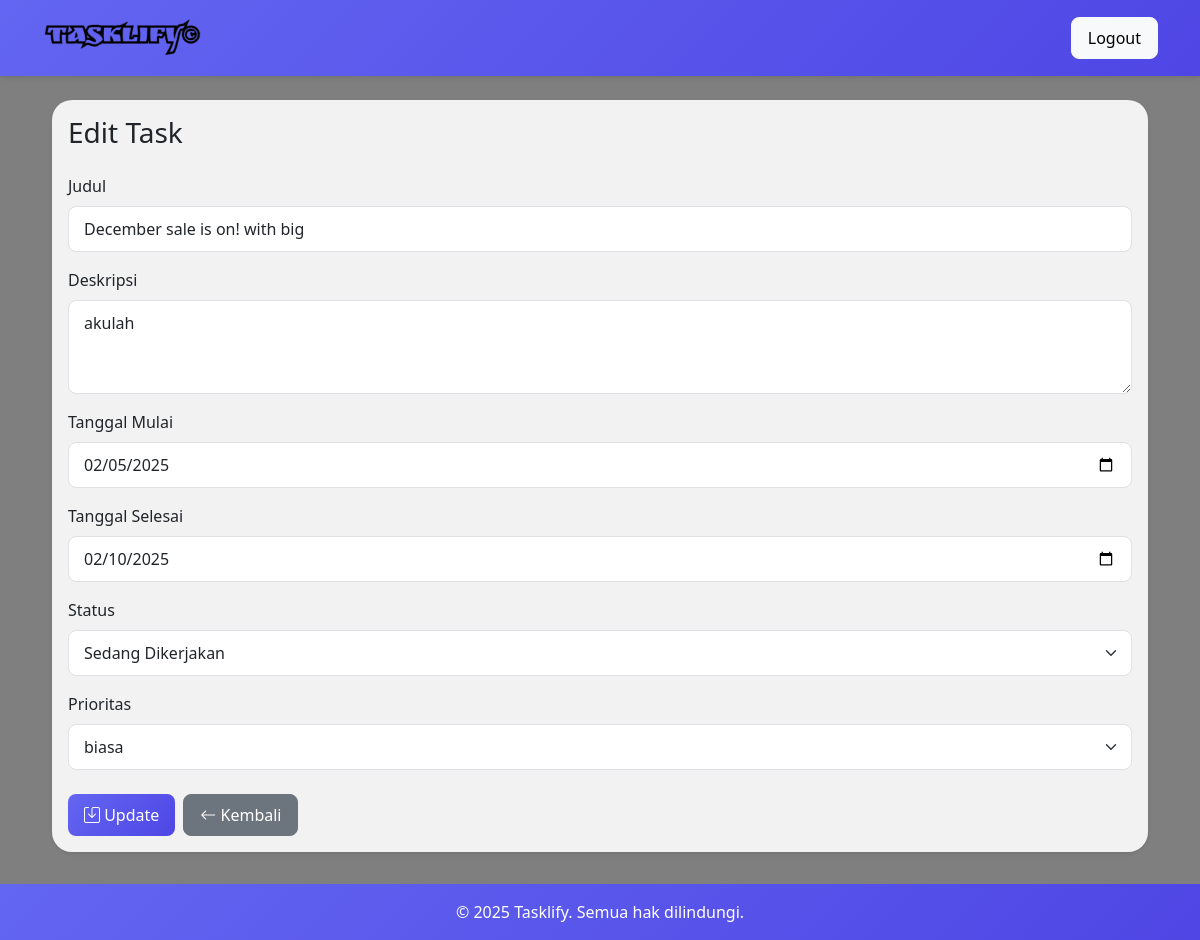
/edit.php?id=3 (signed in), run on the app's committed database.
### tables this page shows
CREATE TABLE `todolist` (
  `id` int(11) NOT NULL,
  `user_id` int(11) DEFAULT NULL,
  `judul` varchar(255) DEFAULT NULL,
  `deskripsi` text DEFAULT NULL,
  `status` varchar(50) DEFAULT NULL,
  `tanggal_mulai` date DEFAULT NULL,
  `tanggal_selesai` date DEFAULT NULL,
  `prioritas_id` int(11) DEFAULT 2
);

### edit.php (the view, shortened to what this page needs)
<?php
require_once 'config/database.php';
$id = $_GET['id'];
$query = mysqli_query($conn, "SELECT t.*, p.nama as prioritas_nama
                             FROM todolist t
                             LEFT JOIN prioritas p ON t.prioritas_id = p.id
                             WHERE t.id=$id");
$data = mysqli_fetch_array($query);
?>
<!DOCTYPE html>
<html>
<head>
    <link href="https://cdn.jsdelivr.net/npm/bootstrap@5.3.0/dist/css/bootstrap.min.css" rel="stylesheet">
    <link rel="stylesheet" href="https://cdn.jsdelivr.net/npm/bootstrap-icons@1.10.0/font/bootstrap-icons.css">
</head>
<body>
    <nav class="navbar navbar-expand-lg navbar-dark mb-4">
        <div class="container">
            <a class="navbar-brand d-flex align-items-center" href="#">
                <img src="img/logo.png" alt="Logo" height="50">
            </a>
            <div class="d-flex align-items-center">
                <a href="logout.php" class="btn btn-light">Logout</a>
            </div>
        </div>
    </nav>
    <div class="main-content">
        <div class="container">
            <div class="card shadow-sm">
                <div class="card-body">
                    <h3 class="card-title mb-4">Edit Task</h3>
                    <form method="POST">
                        <div class="mb-3">
                            <label class="form-label">Judul</label>
                            <input type="text" name="judul" class="form-control" value="<?php echo $data['judul']; ?>" required>
                        </div>
                        <div class="mb-3">
                            <label class="form-label">Deskripsi</label>
                            <textarea name="deskripsi" class="form-control" required rows="3"><?php echo $data['deskripsi']; ?></textarea>
                        </div>
                        <div class="mb-3">
                            <label class="form-label">Tanggal Mulai</label>
                            <input type="date" name="tgl_mulai" class="form-control" value="<?php echo $data['tanggal_mulai']; ?>" required>
                        </div>
                        <div class="mb-3">
                            <label class="form-label">Tanggal Selesai</label>
                            <input type="date" name="tgl_selesai" class="form-control" value="<?php echo $data['tanggal_selesai']; ?>" required>
                        </div>
                        <div class="mb-3">
                            <label class="form-label">Status</label>
                            <select name="status" class="form-select" required>
                                <option value="sedang dikerjakan" <?php echo ($data['status'] == 'sedang dikerjakan') ? 'selected' : ''; ?>>Sedang Dikerjakan</option>
                            </select>
                        </div>
                        <div class="mb-4">
                            <label class="form-label">Prioritas</label>
                            <select name="prioritas_id" class="form-select" required>
                                <?php
                                $query_prioritas = mysqli_query($conn, "SELECT * FROM prioritas");
                                while($prioritas = mysqli_fetch_array($query_prioritas)) {
                                    $selected = ($data['prioritas_id'] == $prioritas['id']) ? 'selected' : '';
                                    echo "<option value='".$prioritas['id']."' ".$selected.">".$prioritas['nama']."</option>";
                                }
                                ?>
                            </select>
                        </div>
                        <div class="d-flex gap-2">
                            <button type="submit" name="edit" class="btn btn-primary">
                                <i class="bi bi-save"></i> Update
                            </button>
                            <a href="dashboard.php" class="btn btn-secondary">
                                <i class="bi bi-arrow-left"></i> Kembali
                            </a>
                        </div>
                    </form>
                </div>
            </div>
        </div>
    </div>
    <footer class="py-3">
        <div class="container">
            <div class="row">
                <div class="col-12 text-center">
                    <p class="mb-0 text-white">&copy; <?php echo date('Y'); ?> Tasklify. Semua hak dilindungi.</p>
                </div>
            </div>
        </div>
    </footer>
</body>
</html>

### edit.php (style rules this page uses)
html, body { height: 100%; margin: 0; }
body { background: url('img/background.jpg') no-repeat center center fixed; background-size: cover; font-family: 'Segoe UI', system-ui, -apple-system, sans-serif; display: flex; flex-direction: column; position: relative; }
body::before { content: ''; position: fixed; top: 0; left: 0; width: 100%; height: 100%; background: rgba(0, 0, 0, 0.5); z-index: 0; }
.navbar { background: linear-gradient(135deg, #6366f1 0%, #4f46e5 100%) !important; box-shadow: 0 2px 4px rgba(0,0,0,0.1); position: relative; z-index: 1; }
.main-content { flex: 1 0 auto; position: relative; z-index: 1; padding-bottom: 2rem; }
.container { position: relative; z-index: 1; }
.card { background: rgba(255, 255, 255, 0.9); border: none; border-radius: 20px; box-shadow: 0 8px 32px rgba(31, 38, 135, 0.15); backdrop-filter: blur(4px); margin: 0 10px; }
.btn { border-radius: 8px; padding: 8px 16px; font-weight: 500; }
.btn-primary { background: linear-gradient(135deg, #6366f1 0%, #4f46e5 100%); border: none; }
.form-control, .form-select { border-radius: 8px; padding: 10px 15px; }
footer { flex-shrink: 0; position: relative; z-index: 1; width: 100%; background: linear-gradient(135deg, #6366f1 0%, #4f46e5 100%) !important; }

### data on the page
todolist: judul "December sale is on! with big", deskripsi "akulah", tgl_mulai "02/05/2025", tgl_selesai "02/10/2025", status "Sedang Dikerjakan"

### other printed values
form field prioritas_id "biasa"
